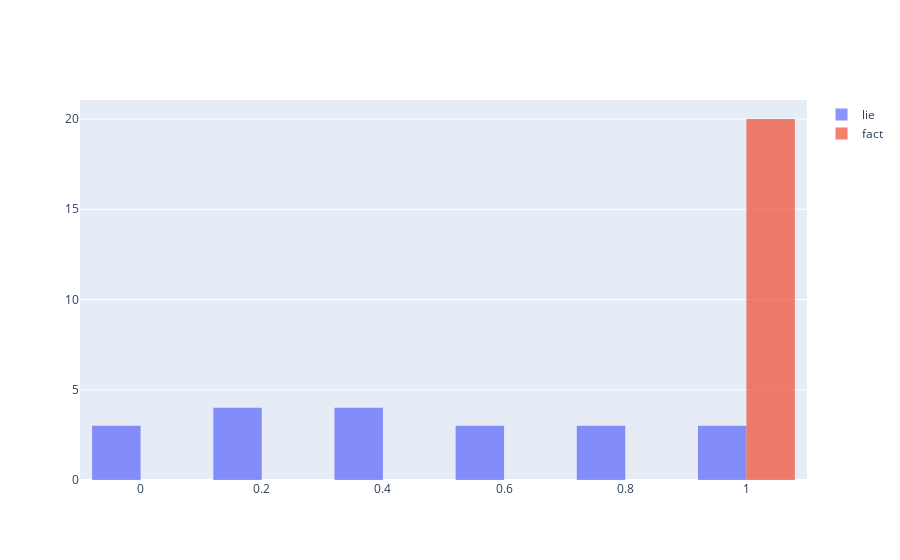

Notebook code cell kept with this figure:
### Code cell
lie_agg = [np.mean(l) for l in lie_scores]
fact_agg = [np.mean(l) for l in fact_scores]

fig = go.Figure()
fig.add_trace(go.Histogram(x=lie_agg, name='lie', opacity=0.75))
fig.add_trace(go.Histogram(x=fact_agg, name='fact', opacity=0.75))


fig.show()

### Figure 1 — Plotly figure (JSON) as saved in the notebook; plotly's stock layout.template omitted (floating-point values rounded to 4 significant figures)
{"data": [{"name": "lie", "opacity": 0.75, "type": "histogram", "x": [0.6723, 0.9201, 0.01961, 0.4371, 0.5, 0.9997, 0.2802, 0.3874, 0.2089, 0.7378, 0.2643, 0.3303, 0.6522, 0.04715, 0.9999, 0.7804, 0.7527, 0.1065, 0.03579, 0.5598]}, {"name": "fact", "opacity": 0.75, "type": "histogram", "x": [0.9998, 0.9964, 0.9989, 1.0, 1.0, 0.9999, 0.9999, 0.9997, 0.9999, 0.9997, 0.9999, 0.9998, 0.9999, 0.9797, 0.9872, 0.9999, 0.9999, 0.9998, 1.0, 1.0]}], "layout": {"autosize": true, "xaxis": {"autorange": true, "range": [-0.1, 1.1], "type": "linear"}, "yaxis": {"autorange": true, "range": [0, 21.05]}}}
